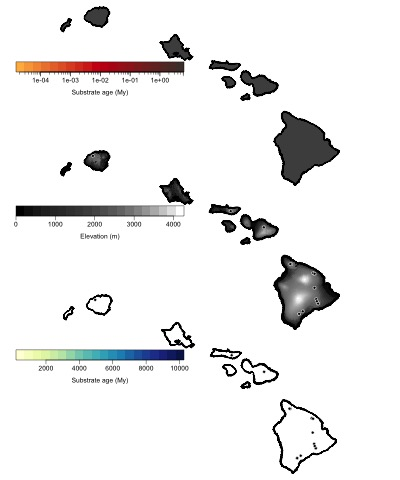

Recreate this plot in R.
library(plotrix)
library(RColorBrewer)
library(raster)
library(socorro)

## =========================
## chrono, elev, precip maps
## =========================

## set-up colors
rain.colors <- colorRampPalette(brewer.pal(9, 'YlGnBu'))
chrono.colors <- colorRampPalette(hsv(c(0.1, 0, 0.05), c(0.7, 0.9, 0.3), c(1, 0.8, 0.3)))
elev.colors <- colorRampPalette(gray(c(0, 0.1, 10^seq(-0.75, 0, length = 10))))


## get chrono and dimensions sites loaded
eval(parse(text=c('{', readLines('~/Dropbox/hawaiiDimensions/geoData/maps/sites_map.R', n=35), '}')))

age.unit <- rep('mya', length(hi.geo.poly$AGE_RANGE))
age.unit[grep('A.D.', hi.geo.poly$AGE_RANGE)] <- 'yr'
age.unit[grep('yr', hi.geo.poly$AGE_RANGE)] <- 'ya'

age.val <- as.character(hi.geo.poly$AGE_RANGE)
age.val <- gsub(' to ', '-', age.val)
age.val <- gsub('A.D.|[[:alpha:]]| |,|/|>', '', age.val)
age.val[age.val == ''] <- NA
age.val <- sapply(strsplit(age.val, '-'), function(x) mean(as.numeric(x)))
age.val[age.unit == 'ya'] <- age.val[age.unit == 'ya'] / 10^6
age.val[age.unit == 'yr'] <- (2015 - age.val[age.unit == 'yr']) / 10^6

## get precip
setwd('~/Dropbox/hawaiiDimensions/geodata/site_selection/StateRFGrids_mm2/staterf_mmann')
precip <- raster('w001001.adf')
precipP <- rasterToPolygons(cut(precip, breaks = 20), dissolve = TRUE)
precipP <- spTransform(precipP, CRS(proj4string(islands)))

## get elevation
setwd('~/Dropbox/hawaiiDimensions/geoData/site_selection/elrange_n83')
elev <- readOGR('.', 'elrange_n83')
elev <- spTransform(elev, CRS(proj4string(islands)))


## get puu makaala and focal region boundaries
puum <- SpatialPoints(matrix(c(-155.241361, 19.506630), nrow = 1), 
                      CRS('+proj=longlat +ellps=WGS84 +towgs84=0,0,0,0,0,0,0 +no_defs'))
bigI <- matrix(c(-155.4, -155.14, -155.14, -155.4,
                 19.595, 19.595, 19.34, 19.34), ncol = 2)
bigI <- SpatialPolygons(
    Srl = list(Polygons(srl = list(Polygon(bigI)), ID = 0)), 
    pO = 1L, 
    proj4string = CRS('+proj=longlat +ellps=WGS84 +towgs84=0,0,0,0,0,0,0 +no_defs'))


## =========================
## plot maps and site layout
## =========================


setwd('~/Dropbox/Research/grants/macrosystems/figs')

jpeg(filename='fig_map.jpg', width=10, height=12, units='in', res=400)
close.screen(all.screens = TRUE)

split.screen(figs=matrix(c(0, 1, 0.6, 1,
                           0, 1, 0.3, 0.7,
                           0, 1, 0, 0.4), nrow = 3, byrow = TRUE), erase=FALSE)


## chrono age

par(mar=rep(0, 4), bg = 'transparent')
plot(islands, col = 'gray30')
plot(hi.geo.poly[!is.na(age.val), ],
     col = chrono.colors(15)[hi.geo.poly$AGE_GROUP[!is.na(age.val)] + 1],
     border = chrono.colors(15)[hi.geo.poly$AGE_GROUP[!is.na(age.val)] + 1],
     add = TRUE)
plot(islands, add = TRUE)

plot(sites, add=TRUE, pch=21, col='white', bg='gray')
plot(spTransform(puum, CRS(proj4string(islands))), add=TRUE, pch=24, col='white', bg='black', cex = 2)

plot(spTransform(bigI, CRS(proj4string(islands))), add = TRUE, lwd = 3, border = 'white')
plot(spTransform(bigI, CRS(proj4string(islands))), add = TRUE, lwd = 1)

split.screen(figs=matrix(c(0, 0.5, 0.4, 0.7), nrow=1), erase=FALSE)
par(mar=c(2, 1, 0, 1) + 1, mgp=c(2,0.5,0), xpd=NA, bg = 'transparent')
plot(1, xlim=c(min(age.val, na.rm = TRUE), 6.4), ylim=c(0, 1.5), log='x',type='n',
     axes = FALSE, xlab='Substrate age (My)', ylab='', xaxs='i', yaxs='i')

a <- seq(par('usr')[1], par('usr')[2], length = 21)
rect(xleft = 10^a[-1], xright = 10^a[-21], ybottom = 0, ytop = 0.6, col = chrono.colors(20), border = NA)
rect(10^min(a), 0, 10^max(a), 0.6)

logAxis(1, labels=FALSE)
axis(side=1, at=c(10^(-4:0), 6))

close.screen(4)


## elevation

screen(2, new = FALSE)
par(mar=rep(0, 4), bg = 'transparent')
plot(islands, col = 'black')
col.elev <- elev.colors(length(unique(rowSums(elev@data[, c('LOWELEV', 'HIGHELEV')]))))
plot(elev, col = col.elev[as.numeric(as.factor(rowSums(elev@data[, c('LOWELEV', 'HIGHELEV')]) / 2))],
     border = col.elev[as.numeric(as.factor(rowSums(elev@data[, c('LOWELEV', 'HIGHELEV')]) / 2))],
     add = TRUE)
plot(islands)

plot(sites, add=TRUE, pch=21, col='white', bg='gray')
plot(spTransform(puum, CRS(proj4string(islands))), add=TRUE, pch=24, col='white', bg='black', cex = 2)

plot(spTransform(bigI, CRS(proj4string(islands))), add = TRUE, lwd = 3, border = 'white')
plot(spTransform(bigI, CRS(proj4string(islands))), add = TRUE, lwd = 1)

split.screen(figs=matrix(c(0, 0.5, 0.4, 0.7), nrow=1), erase=FALSE)
par(mar=c(2, 1, 0, 1) + 1, mgp=c(2,0.5,0), xpd=NA, bg = 'transparent')
plot(1, xlim=c(0, max(elev$HIGHELEV) * 0.3048), ylim=c(0, 1.5),type='n',
     axes = FALSE, xlab='Elevation (m)', ylab='', xaxs='i', yaxs='i')

a <- seq(par('usr')[1], par('usr')[2], length = 21)
rect(xleft = a[-1], xright = a[-21], ybottom = 0, ytop = 0.6, col = elev.colors(20), border = NA)
rect(min(a), 0, max(a), 0.6)
axis(1)

close.screen(4)


## precip

screen(3, new = FALSE)
par(mar=rep(0, 4), bg = 'transparent')
plot(islands)
plot(precipP, col = rain.colors(20)[precipP$layer], border = rain.colors(20)[precipP$layer], add = TRUE)
plot(islands)

plot(sites, add=TRUE, pch=21, col='white', bg='gray')
plot(spTransform(puum, CRS(proj4string(islands))), add=TRUE, pch=24, col='white', bg='black', cex = 2)

plot(spTransform(bigI, CRS(proj4string(islands))), add = TRUE, lwd = 3, border = 'white')
plot(spTransform(bigI, CRS(proj4string(islands))), add = TRUE, lwd = 1)

split.screen(figs=matrix(c(0, 0.5, 0.4, 0.7), nrow=1), erase=FALSE)
par(mar=c(2, 1, 0, 1) + 1, mgp=c(2,0.5,0), xpd=NA, bg = 'transparent')
plot(1, xlim=range(values(precip), na.rm = TRUE), ylim=c(0, 1.5),type='n',
     axes = FALSE, xlab='Annual precipitation (mm)', ylab='', xaxs='i', yaxs='i')

a <- seq(par('usr')[1], par('usr')[2], length = 21)
rect(xleft = a[-1], xright = a[-21], ybottom = 0, ytop = 0.6, col = rain.colors(20), border = NA)
rect(min(a), 0, max(a), 0.6)
axis(1)

close.screen(4)

dev.off()
close.screen(all.screens = TRUE)


## =======================
## map of one focal region
## =======================

precipSub <- gIntersection(precipP, spTransform(bigI, CRS(proj4string(islands))))
elevSub <- gIntersection(elev, spTransform(bigI, CRS(proj4string(islands))))

pdf('fig_submap.pdf', width = 4, height = 4)
plot(precipSub, col = rain.colors(20)[precipSub$layer], border = rain.colors(20)[precipSub$layer], add = TRUE)
plot(elevSub, add = TRUE)
plot(spTransform(puum, CRS(proj4string(islands))), add=TRUE, pch=24, col='white', bg='black', cex = 2)
dev.off()